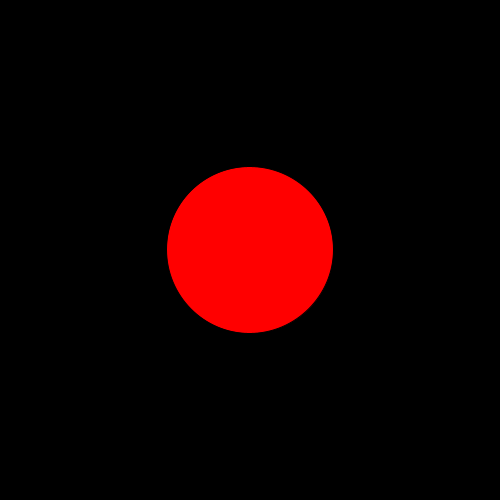
Frame 1 (no input)
Frame 60 (the mouse pressed at the canvas centre just before this capture): blank canvas, image omitted
Frame 120 (the mouse held since frame 60 and released just before this capture): blank canvas, image omitted

The Processing sketch that drew this single still picture (run headless with seeded random() and noise(); from frame 60 on, the mouse is pressed at the canvas centre):

// Processing sketch: Stimulus
// ── Stimulus.pde
int DT = 3 * 1000;
float P_USUAL = 0.5;

ArrayList<Stimul> stimuls = new ArrayList<Stimul>(2);
void setup(){
  size(500,500);
  stimuls.add(new stimCircle(width/2, height/2, min(width,height)/3.0, color(0,255,0), 500));
  stimuls.add(new stimCircle(width/2, height/2, min(width,height)/3.0, color(255,0,0), 500));
}

int t = (random(1)<0.8)?1:0;
void draw(){
  background(0);
  stimuls.get(t).draw();
  if (timer.on_timer(0, DT)){
    float p = random(1);
    t = (p < P_USUAL) ? 0:1;
    stimuls.get(t).reset_time(millis());
    print(p);
  }
}
// ── Timer.pde
class Timer{
  HashMap<Integer, Integer> timers = new HashMap<Integer, Integer>(); // id -> time
  
  boolean on_timer(int id, int ts_dt){
    if (timers.containsKey(id)){
      int ts = timers.get(id);
      int dt = millis() - ts;
      
      if (dt > ts_dt){
        timers.put(id, millis() + (ts_dt - dt));
        return true;
      }
      
      return false;
    } else {
      timers.put(id, millis());
      return false;
    }
  }
  
  int newID(){
    // f*ck style
    for(int i = 0; i < 1000; i++){
      if (!timers.containsKey(i)){
        return i;
      }      
    }
    return -1;
  }
}

Timer timer = new Timer();
// ── point.pde
interface IDraw{  
  void draw();
}

interface IReset{
  void reset();
}

interface IDragged{
  // boolean dragged = false;
  boolean mouseInside();
}

interface IUp{
  void up(Timing dt);  
}

interface XYChoords{
  void setXY(Point2D p);
}

interface IPoint2D{
  Point2D getC();
  float X();
  float Y();
}

class Point2D implements XYChoords, IPoint2D{
  float x, y;
  
  Point2D(float x, float y){
    this.x = x;
    this.y = y;
  }
 
  void setXY(Point2D p){
    this.x = p.x;
    this.y = p.y;
  }
  
  float X(){
    return x;
  }
  
  float Y(){
    return y;
  }
  
  Point2D getC(){
    return this;
  }
}

class Circle extends Point2D{
  float rad;
  Circle(Point2D p, float rad){
    super(p.x, p.y);
    this.rad = rad;
  }
  
  Circle(float x, float y, float rad){
    super(x, y);
    this.rad = rad;
  }  
}

class Timing{
  int time = 0;
  int dt = 0;
  
  void up_time(int new_time){
    dt = new_time - time;
    time = new_time;
  }
}
// ── stimuls.pde
  class Stimul extends Circle implements IDraw{
    int ID = 0;
    int time = 0;
    int duration = 0;
    Stimul(int duration, int ID, int time){
      super(0,0,0);
      this.duration = duration;
      this.ID = ID;
      this.time = time;
    }
  
   void drawStimul(){
   }
   void draw(){
      if (millis() - time < duration){
        drawStimul();       
      }
   }
   
   void reset_time(int time){
     this.time = time;
   }
  }
  
  class stimCircle extends Stimul{
    color c;
    stimCircle(float x, float y, float rad, color c, int duration ){
      super(duration, timer.newID(), millis());
      setXY(new Point2D(x,y));
      this.rad = rad;
      this.c = c;    
    }
    
    
    void drawStimul(){
      fill(c);
      ellipse(x,y,rad,rad);
    }
  }
